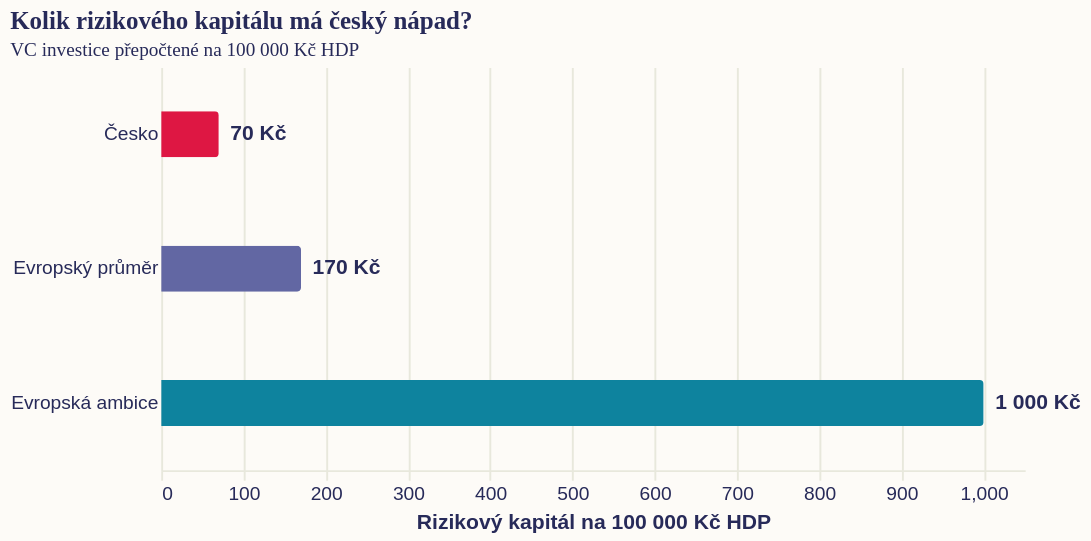

The Vega-Lite source for this figure:
### Vega-Lite specification from a JSON file in a GitHub repository (floating-point values rounded to 4 significant figures)
{"$schema": "https://vega.github.io/schema/vega-lite/v5.json", "background": "#fdfbf7", "title": {"text": "Kolik rizikového kapitálu má český nápad?", "subtitle": "VC investice přepočtené na 100 000 Kč HDP", "anchor": "start", "font": "Roboto Slab", "fontSize": 13, "subtitleFont": "Work Sans", "subtitleFontSize": 10, "color": "#272a59", "subtitleColor": "#272a59"}, "width": 450, "height": 210, "data": {"values": [{"oblast": "Česko", "kc": 70, "label": "70 Kč", "role": "Česko"}, {"oblast": "Evropský průměr", "kc": 170, "label": "170 Kč", "role": "Srovnání"}, {"oblast": "Evropská ambice", "kc": 1000, "label": "1 000 Kč", "role": "Cíl"}]}, "encoding": {"y": {"field": "oblast", "type": "nominal", "sort": ["Česko", "Evropský průměr", "Evropská ambice"], "title": null, "axis": {"labelColor": "#272a59", "domain": false, "ticks": false}}, "x": {"field": "kc", "type": "quantitative", "title": "Rizikový kapitál na 100 000 Kč HDP", "scale": {"domain": [0, 1050]}, "axis": {"labelColor": "#272a59", "titleColor": "#272a59", "gridColor": "#e8e8dc", "domainColor": "#e8e8dc", "tickColor": "#e8e8dc"}}}, "layer": [{"mark": {"type": "bar", "height": 24, "cornerRadiusEnd": 2}, "encoding": {"color": {"field": "role", "type": "nominal", "scale": {"domain": ["Česko", "Srovnání", "Cíl"], "range": ["#de1743", "#6267a3", "#0e839e"]}, "legend": null}}}, {"mark": {"type": "text", "align": "left", "baseline": "middle", "dx": 6, "fontSize": 11, "fontWeight": 600, "color": "#272a59"}, "encoding": {"text": {"field": "label"}, "x": {"field": "kc", "type": "quantitative"}}}], "config": {"view": {"stroke": null}, "axis": {}}, "_source": "Czech Founders / State of European Tech 2024", "usermeta": {"note": "Přepočet z VC investic jako podílu HDP: ČR 0,07 %, Evropa 0,17 %, evropská ambice 1 % HDP."}}
